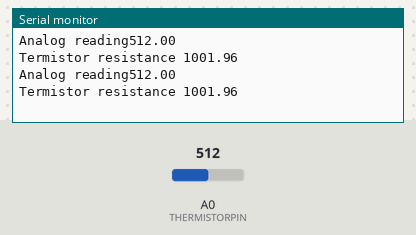
This sketch was run on a simulated Arduino Uno, built with avr-gcc and run on an emulated ATmega328P. On the bench: the last lines printed to the serial monitor. The test bench sets the inputs (shaded band); at power-on: A0 (THERMISTORPIN) = 512.

Above: at 1.8 s.
1.9 s: A0 (THERMISTORPIN) set to 1008
At 2.7 s:
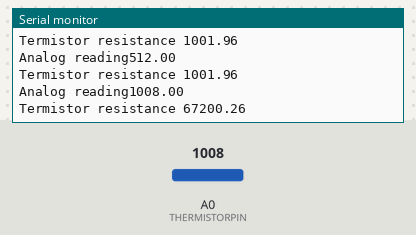
3.4 s: A0 (THERMISTORPIN) set to 1023
At 4.8 s:
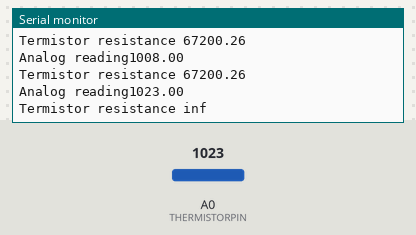
Timing chart, 0 to 6.4 s (numbered marks = the images above; inputs shaded):
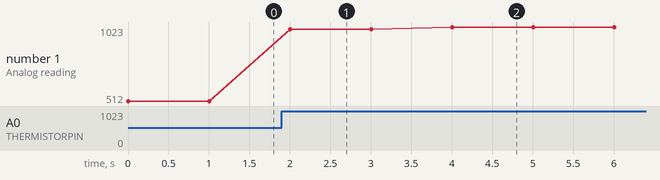

Measured:
- the behaviour switches between 1022 and 1023 on A0 (THERMISTORPIN) (found by bisection; images 1 and 2)
- after the input at 1.9 s, the serial monitor: prints a new line after 0.10 s (image 1)
- after the input at 3.4 s, the serial monitor: prints a new line after 0.61 s (image 2)
- plotted number 1: 512 → 1008 after the input at 1.9 s, 1008 → 1023 after the input at 3.4 s

The sketch:

12_Thermistor.ino
```cpp
// Thermistor resistance at ambient temperature = 10Kohm
#define THERMISTORRESISTANCE 1000
#define THERMISTORPIN A0

void setup() {
  // put your setup code here, to run once:
  Serial.begin(9600);
}

void loop() {
  // put your main code here, to run repeatedly:
  float reading;
  reading = analogRead(THERMISTORPIN);

  Serial.print("Analog reading");
  Serial.println(reading);

  //calculate resistance from analog reading
  // check notes for derivation
  reading = (1023/reading)-1;
  reading = THERMISTORRESISTANCE/reading;

  Serial.print("Termistor resistance ");
  Serial.println(reading);

  delay(1000);

}
```
